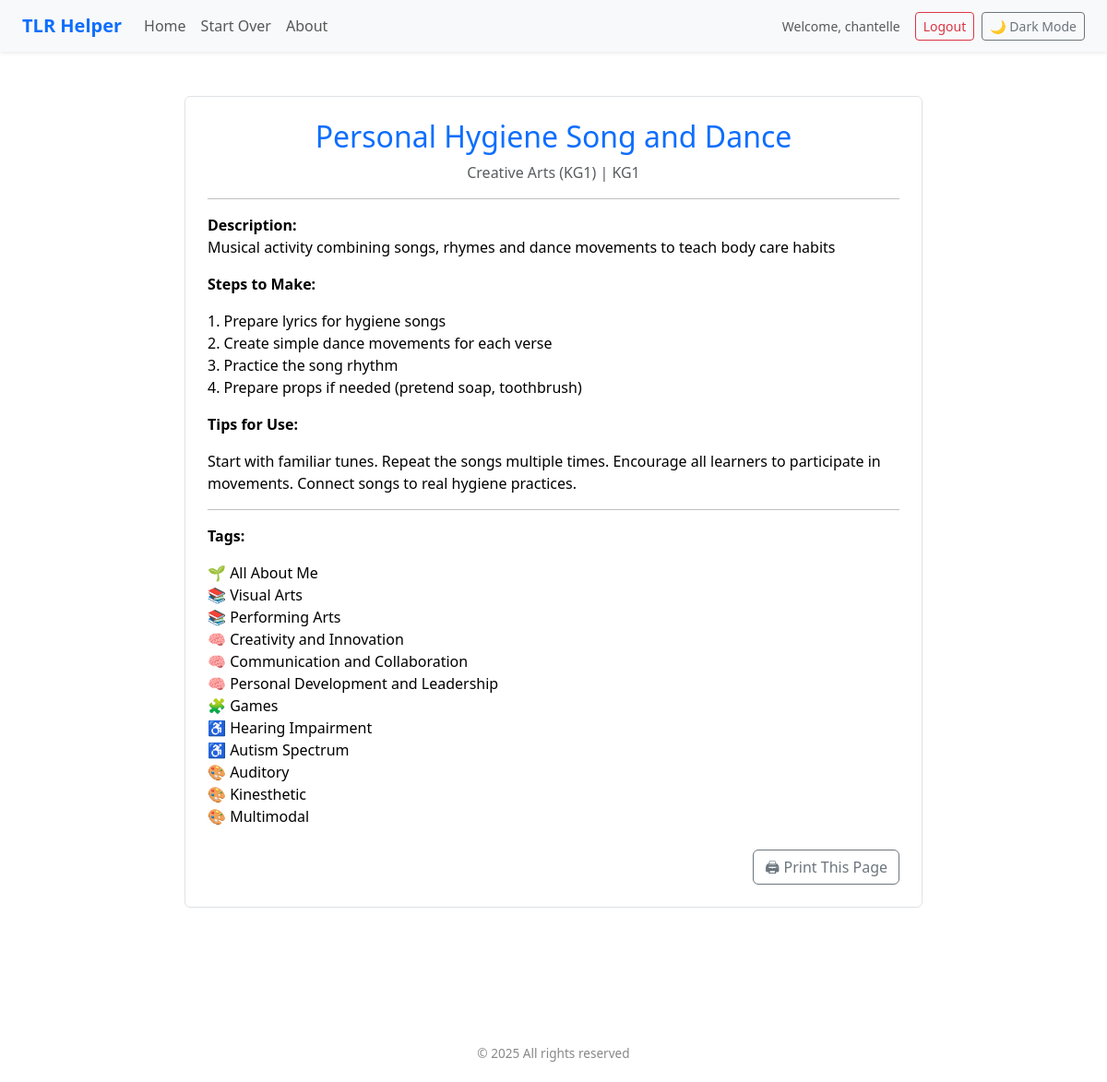
Page /print/3/ (signed in) on the committed database.
### suggestor/models.py (models this page shows, shortened)
class Tlr(models.Model):
    class_level = models.ForeignKey(ClassLevel, on_delete=models.CASCADE)
    subject = ChainedForeignKey(
        Subject,
        chained_field="class_level",
        chained_model_field="class_level",
        show_all=False,
        auto_choose=True,
        sort=True,
        null=True,
        blank=True,
        on_delete=models.CASCADE
    )
    term = models.PositiveSmallIntegerField(null=True, blank=True)
    strand = models.ForeignKey(Strand, on_delete=models.CASCADE, null=True, blank=True)
    substrand = models.ForeignKey(SubStrand, on_delete=models.CASCADE, null=True, blank=True)
    indicator = models.ForeignKey(Indicator, on_delete=models.CASCADE, null=True, blank=True)
    standard = models.ForeignKey(ContentStandard, on_delete=models.CASCADE, null=True, blank=True)
    themes = models.ManyToManyField(Theme, blank=True)
    key_learning_areas = models.ManyToManyField(KeyLearningArea, blank=True)
    competencies = models.ManyToManyField(CoreCompetency, blank=True)
    resource_types = models.ManyToManyField(ResourceType, blank=True)
    goals = models.ManyToManyField(GoalTag, blank=True)
    title = models.CharField(max_length=120)
    brief_description = models.TextField()
    materials = models.ManyToManyField(Material, blank=True)
    time_needed = models.CharField(max_length=10, choices=TIME_NEEDED_CHOICES, default="lesson")
    steps_to_make = models.TextField(blank=True)
    tips_for_use = models.TextField(blank=True)
    intended_use = models.CharField(max_length=20, choices=INTENDED_CHOICES, blank=True, null=True)
    tlr_type = models.CharField(max_length=20, choices=TLR_TYPES, blank=True, null=True)
    special_needs = models.ManyToManyField(SpecialNeed, blank=True)
    learning_styles = models.ManyToManyField(LearningStyle, blank=True)
    class_size = models.CharField(max_length=10, choices=CLASS_SIZE_BANDS, blank=True, null=True)
    bloom_level = models.CharField(max_length=20, choices=BLOOM_LEVELS, blank=True, null=True)
    budget_band = models.CharField(max_length=20, choices=BUDGET_BANDS, blank=True, null=True)
    learning_outcome = models.TextField(blank=True)
    search_keywords = models.TextField(blank=True)
    slug = models.SlugField(blank=True, unique=True)
    created_by = models.ForeignKey(User, on_delete=models.SET_NULL, null=True, blank=True)
    last_updated = models.DateTimeField(auto_now=True)
    is_published = models.BooleanField(default=False)
    download_count = models.PositiveIntegerField(default=0)

class Subject(models.Model):
    class_level = models.ForeignKey(ClassLevel, on_delete=models.CASCADE)
    title = models.CharField(max_length=120)
    class Meta:
        unique_together = ("class_level", "title")
    def __str__(self):
        return f"{self.title} ({self.class_level})"

class ClassLevel(models.Model):
    code = models.CharField(max_length=5, unique=True)
    name = models.CharField(max_length=20)
    def __str__(self):
        return self.name

class Theme(models.Model):
    title = models.CharField(max_length=120, unique=True)
    def __str__(self):
        return self.title

class KeyLearningArea(models.Model):
    title = models.CharField(max_length=120, unique=True)
    def __str__(self):
        return self.title

class CoreCompetency(models.Model):
    title = models.CharField(max_length=60, unique=True)
    def __str__(self):
        return self.title

class ResourceType(models.Model):
    title = models.CharField(max_length=60, unique=True)
    def __str__(self):
        return self.title

class SpecialNeed(models.Model):
    name = models.CharField(max_length=100, unique=True)
    description = models.TextField(blank=True)
    def __str__(self):
        return self.name

class LearningStyle(models.Model):
    name = models.CharField(max_length=100, unique=True)
    description = models.TextField(blank=True)
    def __str__(self):
        return self.name

### suggestor/views.py (the view)
# urls.py: path("print/<int:pk>/", v.print_view, name="print_tlr"),
@login_required
def print_view(request, pk):
    tlr = get_object_or_404(Tlr, pk=pk)
    return render(request, "print_tlr.html", {"tlr": tlr})

### suggestor/templates/print_tlr.html (shortened to what this page needs)
{% extends "base.html" %}
{% block content %}
<div class="container py-5">
  <div class="border p-4 rounded" style="max-width: 800px; margin: auto;">
    <h2 class="text-center text-primary">{{ tlr.title }}</h2>
    <p class="text-muted text-center">{{ tlr.subject }} | {{ tlr.class_level }}</p>
    <hr>
    <p><strong>Description:</strong><br>{{ tlr.brief_description }}</p>
    {% if tlr.steps_to_make %}
      <p><strong>Steps to Make:</strong><br>{{ tlr.steps_to_make|linebreaks }}</p>
    {% endif %}
    {% if tlr.tips_for_use %}
      <p><strong>Tips for Use:</strong><br>{{ tlr.tips_for_use|linebreaks }}</p>
    {% endif %}
    <hr>
    <p><strong>Tags:</strong></p>
    <ul class="list-unstyled">
      {% for tag in tlr.themes.all %}<li>🌱 {{ tag }}</li>{% endfor %}
      {% for tag in tlr.key_learning_areas.all %}<li>📚 {{ tag }}</li>{% endfor %}
      {% for tag in tlr.competencies.all %}<li>🧠 {{ tag }}</li>{% endfor %}
      {% for tag in tlr.resource_types.all %}<li>🧩 {{ tag }}</li>{% endfor %}
      {% for tag in tlr.special_needs.all %}<li>♿ {{ tag }}</li>{% endfor %}
      {% for tag in tlr.learning_styles.all %}<li>🎨 {{ tag }}</li>{% endfor %}
    </ul>
    <div class="text-end mt-4">
      <button class="btn btn-outline-secondary" onclick="window.print()">
        🖨 Print This Page
      </button>
    </div>
  </div>
</div>
{% endblock %}

### suggestor/templates/base.html (shortened to what this page needs)
{% load static %}
<!DOCTYPE html>
<html lang="en">
<head>
  <link href="https://cdn.jsdelivr.net/npm/bootstrap@5.3.2/dist/css/bootstrap.min.css" rel="stylesheet">
  <link href="https://cdn.jsdelivr.net/npm/bootstrap-icons@1.10.5/font/bootstrap-icons.css" rel="stylesheet">
  <link href="https://cdn.jsdelivr.net/npm/select2@4.1.0-rc.0/dist/css/select2.min.css" rel="stylesheet" />
</head>
<body class="d-flex flex-column min-vh-100">
  <nav class="navbar navbar-expand-lg navbar-light bg-light shadow-sm sticky-top">
    <div class="container-fluid px-4">
      <a class="navbar-brand fw-bold text-primary" href="#">TLR Helper</a>
      <div class="collapse navbar-collapse justify-content-between" id="navbarNav">
        <ul class="navbar-nav me-auto mb-2 mb-lg-0">
          <li class="nav-item"><a class="nav-link" href="/">Home</a></li>
          <li class="nav-item"><a class="nav-link" href="{% url 'route_select' %}">Start Over</a></li>
          <li class="nav-item"><a class="nav-link" href="#">About</a></li>
        </ul>
        <div class="d-flex align-items-center gap-2">
          {% if user.is_authenticated %}
            <span class="text-muted small me-2">Welcome, {{ user.username }}</span>
            <a class="btn btn-sm btn-outline-danger" href="{% url 'logout' %}">Logout</a>
          {% else %}
            <a class="btn btn-sm btn-outline-primary" href="{% url 'login' %}">Login</a>
          {% endif %}
          <button id="darkToggle" class="btn btn-sm btn-outline-secondary">
          </button>
        </div>
      </div>
    </div>
  </nav>
  <main class="flex-grow-1">
    {% block content %}{% endblock %}
  </main>
  <footer>
    © <span id="footer-year"></span> All rights reserved
  </footer>
</body>
</html>

### suggestor/templates/base.html (style rules this page uses)
body { background-color: #ffffff; color: #000000; font-family: "Segoe UI", sans-serif; transition: background-color 0.3s, color 0.3s; }
.badge-light, .bg-light, .bg-white, .bg-secondary, .bg-warning { color: #000 !important; }
footer { text-align: center; margin-top: 80px; padding: 20px 0; font-size: 0.85rem; color: #888; }

### rows in the picture
Tlr: title "Personal Hygiene Song and Dance", subject "Creative Arts (KG1)", class_level "KG1", brief_description "Musical activity combining songs, rhymes and dance movements to teach body care habits", steps_to_make "1. Prepare lyrics for hygiene songs 2. Create simple dance movements for each verse 3. Practice the song rhythm 4. Prepare props if needed (pretend soap, toothbrush)", tips_for_use "Start with familiar tunes. Repeat the songs multiple times. Encourage all learners to participate in movements. Connect songs to real hygiene practices."
Theme: title "All About Me"
KeyLearningArea: title "Visual Arts"
KeyLearningArea: title "Performing Arts"
CoreCompetency: title "Creativity and Innovation"
CoreCompetency: title "Communication and Collaboration"
CoreCompetency: title "Personal Development and Leadership"
ResourceType: title "Games"
SpecialNeed: name "Hearing Impairment"
SpecialNeed: name "Autism Spectrum"
LearningStyle: name "Auditory"
LearningStyle: name "Kinesthetic"
LearningStyle: name "Multimodal"

### other values in the picture
{{ user.username }} "chantelle"
